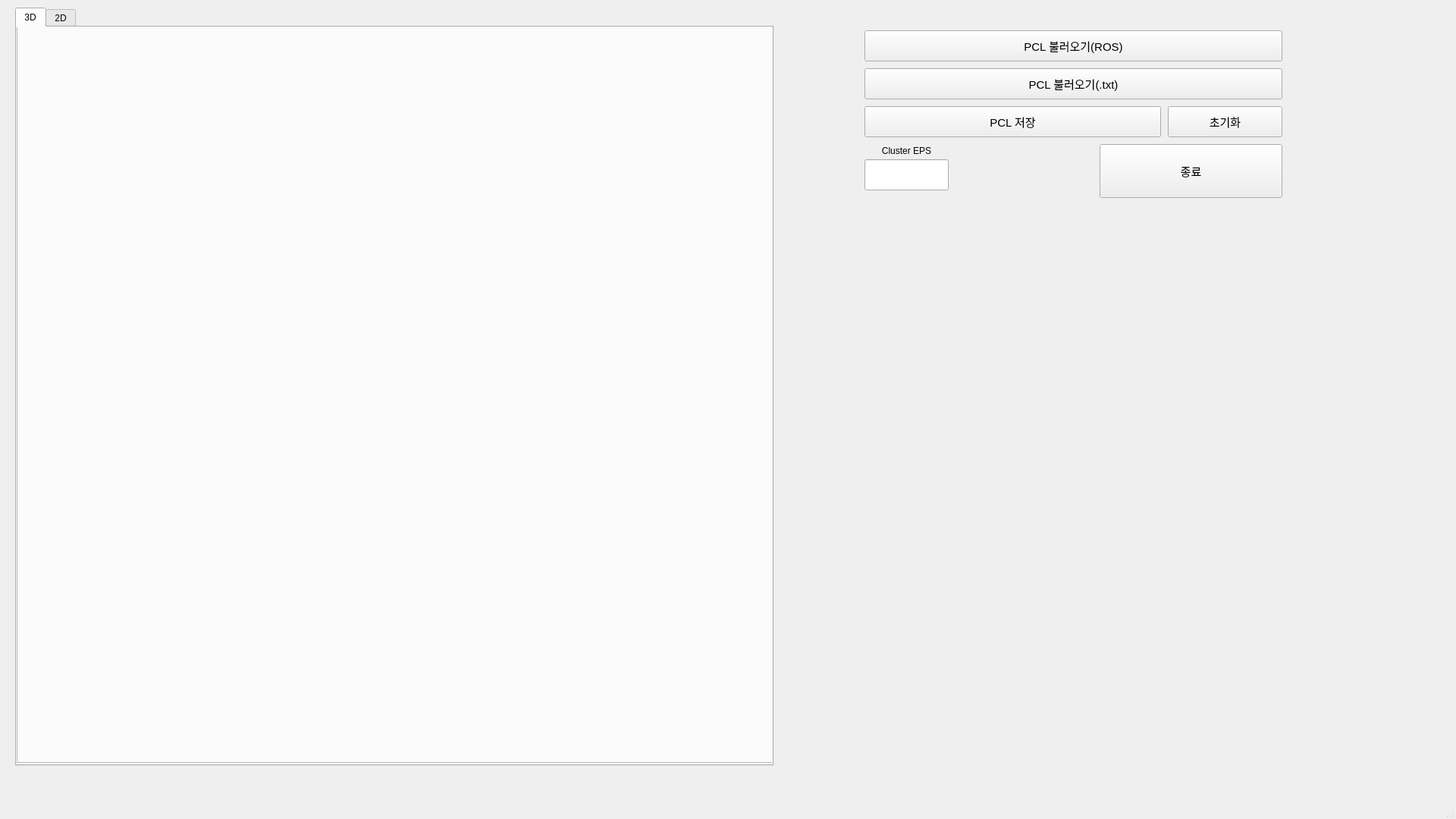
<?xml version="1.0" encoding="UTF-8"?>
<ui version="4.0">
 <class>MainWindow</class>
 <widget class="QMainWindow" name="MainWindow">
  <property name="geometry">
   <rect>
    <x>0</x>
    <y>0</y>
    <width>1920</width>
    <height>1080</height>
   </rect>
  </property>
  <property name="windowTitle">
   <string>MainWindow</string>
  </property>
  <widget class="QWidget" name="centralwidget">
   <widget class="QTabWidget" name="tabWidget">
    <property name="geometry">
     <rect>
      <x>20</x>
      <y>10</y>
      <width>1000</width>
      <height>1000</height>
     </rect>
    </property>
    <property name="currentIndex">
     <number>0</number>
    </property>
    <widget class="QWidget" name="tab">
     <attribute name="title">
      <string>3D</string>
     </attribute>
     <widget class="QFrame" name="frame">
      <property name="geometry">
       <rect>
        <x>0</x>
        <y>-30</y>
        <width>1000</width>
        <height>1000</height>
       </rect>
      </property>
      <property name="frameShape">
       <enum>QFrame::StyledPanel</enum>
      </property>
      <property name="frameShadow">
       <enum>QFrame::Raised</enum>
      </property>
     </widget>
    </widget>
    <widget class="QWidget" name="tab_2">
     <attribute name="title">
      <string>2D</string>
     </attribute>
     <widget class="QFrame" name="frame_2">
      <property name="geometry">
       <rect>
        <x>60</x>
        <y>50</y>
        <width>860</width>
        <height>480</height>
       </rect>
      </property>
      <property name="frameShape">
       <enum>QFrame::StyledPanel</enum>
      </property>
      <property name="frameShadow">
       <enum>QFrame::Raised</enum>
      </property>
     </widget>
    </widget>
   </widget>
   <widget class="QPushButton" name="loadButton">
    <property name="geometry">
     <rect>
      <x>1140</x>
      <y>40</y>
      <width>551</width>
      <height>41</height>
     </rect>
    </property>
    <property name="font">
     <font>
      <pointsize>11</pointsize>
     </font>
    </property>
    <property name="text">
     <string>PCL 불러오기(ROS)</string>
    </property>
   </widget>
   <widget class="QPushButton" name="loadTxtButton">
    <property name="geometry">
     <rect>
      <x>1140</x>
      <y>90</y>
      <width>551</width>
      <height>41</height>
     </rect>
    </property>
    <property name="font">
     <font>
      <pointsize>11</pointsize>
     </font>
    </property>
    <property name="text">
     <string>PCL 불러오기(.txt)</string>
    </property>
   </widget>
   <widget class="QPushButton" name="saveButton">
    <property name="geometry">
     <rect>
      <x>1140</x>
      <y>140</y>
      <width>391</width>
      <height>41</height>
     </rect>
    </property>
    <property name="font">
     <font>
      <pointsize>11</pointsize>
     </font>
    </property>
    <property name="text">
     <string>PCL 저장</string>
    </property>
   </widget>
   <widget class="QPushButton" name="resetButton">
    <property name="geometry">
     <rect>
      <x>1540</x>
      <y>140</y>
      <width>151</width>
      <height>41</height>
     </rect>
    </property>
    <property name="font">
     <font>
      <pointsize>11</pointsize>
     </font>
    </property>
    <property name="text">
     <string>초기화</string>
    </property>
   </widget>
   <widget class="QPushButton" name="quitButton">
    <property name="geometry">
     <rect>
      <x>1450</x>
      <y>190</y>
      <width>241</width>
      <height>71</height>
     </rect>
    </property>
    <property name="font">
     <font>
      <pointsize>11</pointsize>
     </font>
    </property>
    <property name="text">
     <string>종료</string>
    </property>
   </widget>
   <widget class="QLineEdit" name="eps_lineEdit">
    <property name="geometry">
     <rect>
      <x>1140</x>
      <y>210</y>
      <width>111</width>
      <height>41</height>
     </rect>
    </property>
    <property name="font">
     <font>
      <pointsize>11</pointsize>
     </font>
    </property>
    <property name="inputMask">
     <string/>
    </property>
   </widget>
   <widget class="QLabel" name="label">
    <property name="geometry">
     <rect>
      <x>1140</x>
      <y>190</y>
      <width>111</width>
      <height>17</height>
     </rect>
    </property>
    <property name="text">
     <string>Cluster EPS</string>
    </property>
    <property name="alignment">
     <set>Qt::AlignCenter</set>
    </property>
   </widget>
  </widget>
  <widget class="QMenuBar" name="menubar">
   <property name="geometry">
    <rect>
     <x>0</x>
     <y>0</y>
     <width>1920</width>
     <height>22</height>
    </rect>
   </property>
  </widget>
  <widget class="QStatusBar" name="statusbar"/>
 </widget>
 <resources/>
 <connections/>
</ui>
